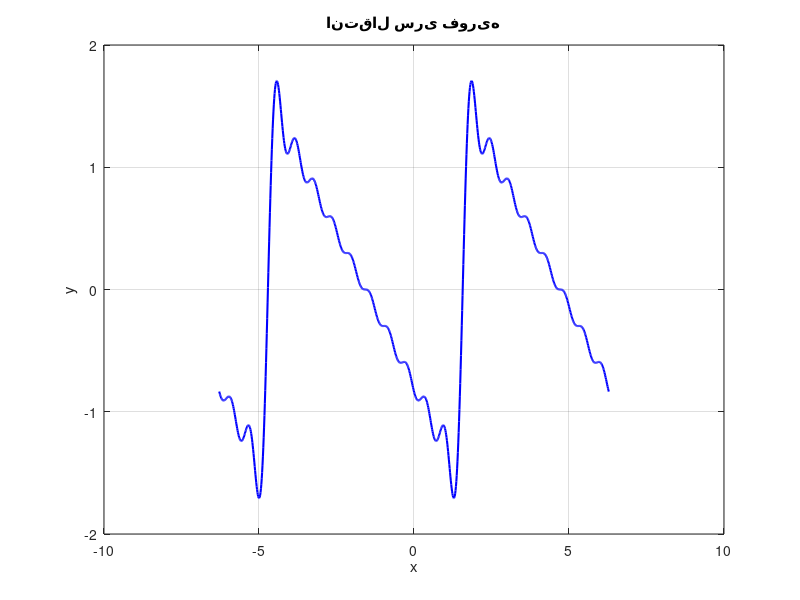

Recreate this plot in MATLAB.
function shifted_fourier_series()
    % تعریف بازه x
    x = linspace(-2*pi, 2*pi, 1000);
    
    % تعریف تعداد سری
    N = 10; % تعداد سری فوریه
    T = pi/2; % مقدار انتقال

    % محاسبه سری فوریه
    S = zeros(size(x)); % مقدار اولیه
    for n = 1:N
        S = S + (1/n) * sin(n * (x - T)); % انتقال سری
    end

    % رسم سری انتقال یافته
    figure;
    plot(x, S, 'b', 'LineWidth', 1.5);
    title('انتقال سری فوریه');
    xlabel('x');
    ylabel('y');
    grid on;
end
